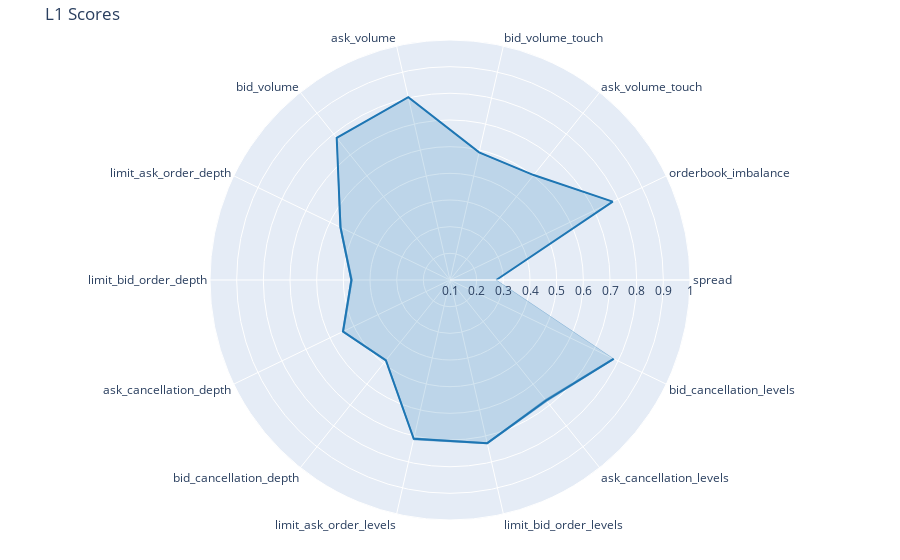

Notebook code for this chart:
### Code cell
import plotly.graph_objects as go

fig = go.Figure()

fig.add_trace(go.Scatterpolar(
    r=1-losses,
    theta=labels,
    mode='lines',
    fill='toself',
    fillcolor='rgba(31, 119, 180, 0.2)',  # Set opacity to 0.5
    name='CI upper',
    line=dict(color='rgba(31, 119, 180, 1)'),
))
fig.add_trace(go.Scatterpolar(
    r=1-cis[0],
    theta=labels,
    mode='lines',  # Add this line to remove markers
    name='CI lower',
    line=dict(color='rgba(31, 119, 180, 0.2)', width=0),
    # fill='tonext',
))
fig.add_trace(go.Scatterpolar(
    r=1-cis[1],
    theta=labels,
    mode='lines',  # Add this line to remove markers
    fill='tonext',
    fillcolor='rgba(31, 119, 180, 0.5)',
    name='CI upper',
    line=dict(color='rgb(31, 119, 180)', width=0),
))

fig.update_layout(
  polar=dict(
    radialaxis=dict(
      visible=True,
      range=[0.1, 1]
    )),
  showlegend=False,
  title='L1 Scores',
  margin=dict(l=20, r=20, t=40, b=40),
)

fig.write_image(f"images/l1_comparison_{stock}_{model}.png")
fig.show()

### Figure 1 — Plotly figure (JSON) as saved in the notebook; plotly's stock layout.template omitted (floating-point values rounded to 4 significant figures)
{"data": [{"fill": "toself", "fillcolor": "rgba(31, 119, 180, 0.2)", "line": {"color": "rgba(31, 119, 180, 1)"}, "mode": "lines", "name": "CI upper", "r": [0.2734, 0.7773, 0.6033, 0.591, 0.8029, 0.7814, 0.5559, 0.4698, 0.5455, 0.4857, 0.711, 0.7275, 0.678, 0.7813], "theta": ["spread", "orderbook_imbalance", "ask_volume_touch", "bid_volume_touch", "ask_volume", "bid_volume", "limit_ask_order_depth", "limit_bid_order_depth", "ask_cancellation_depth", "bid_cancellation_depth", "limit_ask_order_levels", "limit_bid_order_levels", "ask_cancellation_levels", "bid_cancellation_levels"], "type": "scatterpolar"}, {"line": {"color": "rgba(31, 119, 180, 0.2)", "width": 0}, "mode": "lines", "name": "CI lower", "r": [0.2748, 0.7793, 0.6047, 0.5927, 0.8052, 0.7833, 0.5607, 0.4738, 0.5492, 0.4883, 0.7163, 0.7319, 0.6835, 0.7856], "theta": ["spread", "orderbook_imbalance", "ask_volume_touch", "bid_volume_touch", "ask_volume", "bid_volume", "limit_ask_order_depth", "limit_bid_order_depth", "ask_cancellation_depth", "bid_cancellation_depth", "limit_ask_order_levels", "limit_bid_order_levels", "ask_cancellation_levels", "bid_cancellation_levels"], "type": "scatterpolar"}, {"fill": "tonext", "fillcolor": "rgba(31, 119, 180, 0.5)", "line": {"color": "rgb(31, 119, 180)", "width": 0}, "mode": "lines", "name": "CI upper", "r": [0.2718, 0.7749, 0.601, 0.5886, 0.8009, 0.7794, 0.5512, 0.4645, 0.5404, 0.4813, 0.7061, 0.7237, 0.672, 0.7764], "theta": ["spread", "orderbook_imbalance", "ask_volume_touch", "bid_volume_touch", "ask_volume", "bid_volume", "limit_ask_order_depth", "limit_bid_order_depth", "ask_cancellation_depth", "bid_cancellation_depth", "limit_ask_order_levels", "limit_bid_order_levels", "ask_cancellation_levels", "bid_cancellation_levels"], "type": "scatterpolar"}], "layout": {"margin": {"b": 40, "l": 20, "r": 20, "t": 40}, "polar": {"radialaxis": {"range": [0.1, 1], "visible": true}}, "showlegend": false, "title": {"text": "L1 Scores"}}}
